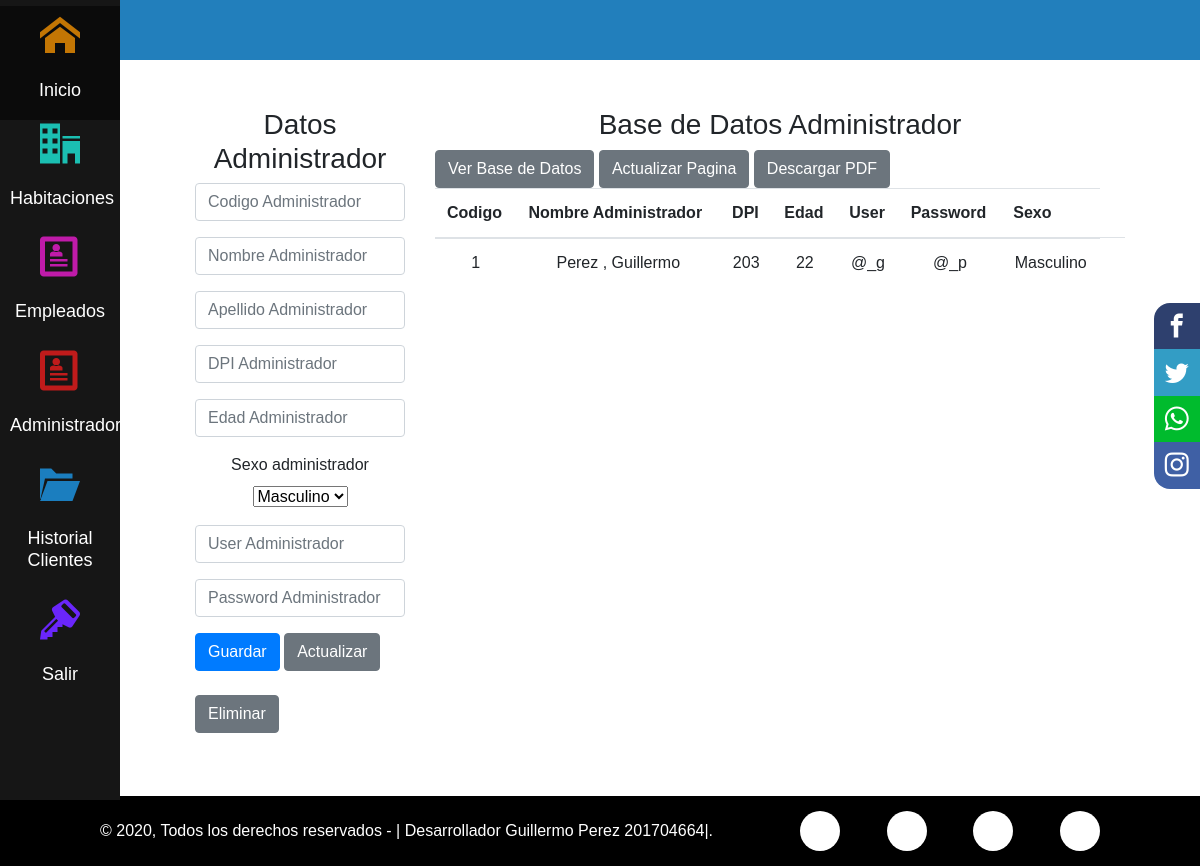
/rol_administrador/datos_admin.php, run on an earlier commit of the app's database.
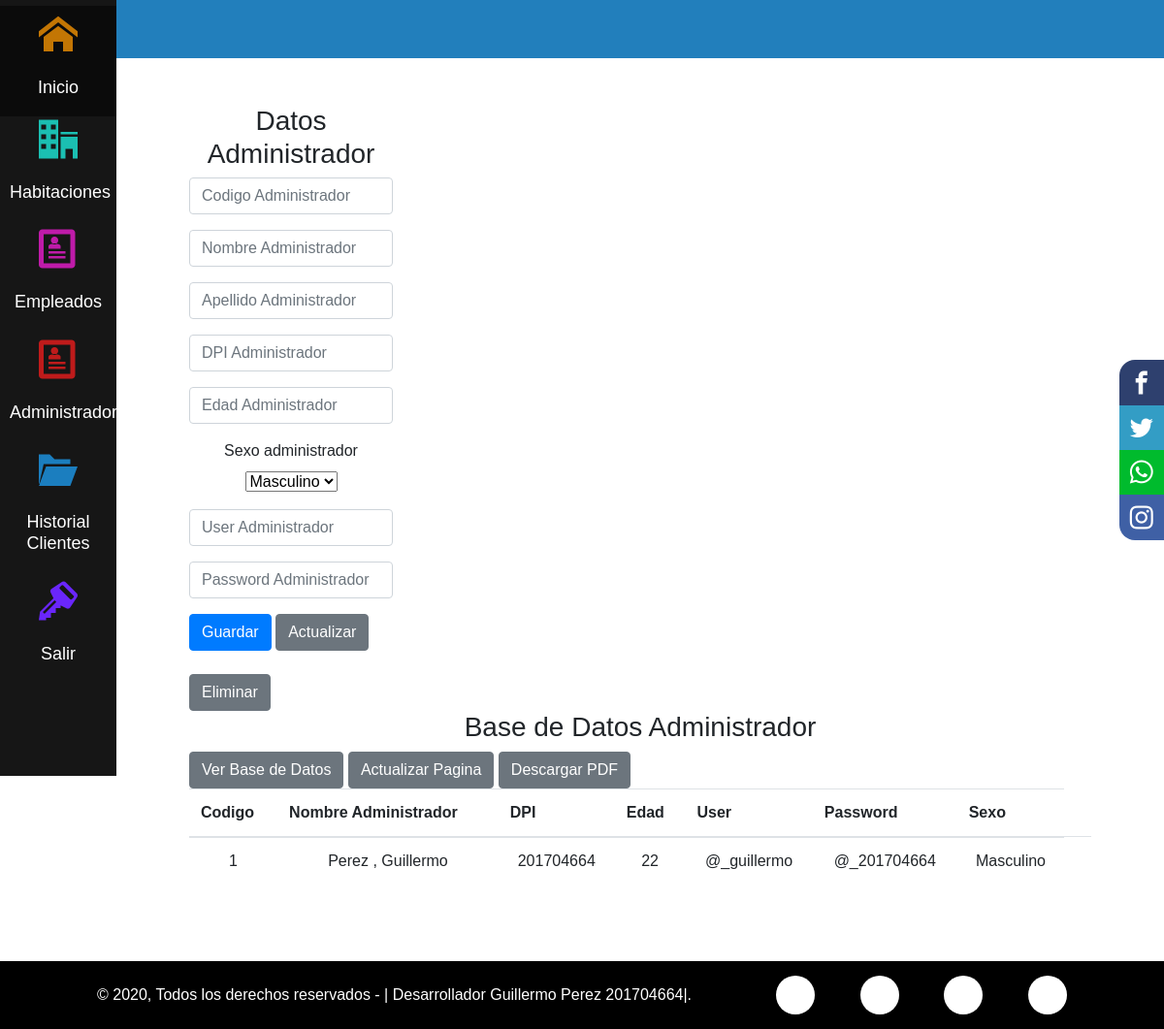
And on a later commit of the database.
### tables this page shows
CREATE TABLE `administrador` (
  `administrador_id` int(11) NOT NULL,
  `nombre_administrador` text NOT NULL,
  `apellido_administrador` text NOT NULL,
  `DPI` int(11) NOT NULL,
  `edad` int(11) NOT NULL,
  `sexo_id` int(11) NOT NULL,
  `user` text NOT NULL,
  `password` text NOT NULL
);

CREATE TABLE `sexo` (
  `sexo_id` int(11) NOT NULL,
  `tipo_sexo` text NOT NULL
);

### rol_administrador/datos_admin.php (the view, shortened to what the changed rows need)
<?php
    include_once("diseno_pagina_administrador.php");
 ?>
<!DOCTYPE html>
<html lang="en">
<head>
    <link rel="stylesheet" href="https://stackpath.bootstrapcdn.com/bootstrap/4.5.2/css/bootstrap.min.css">
</head>
<body>
<div class="content-article">
            <article>
    <br> <br>
    <div class="container">
        <div class="row">
           <div class="col">
                <table class="table">
                    <thead>
                        <tr>
                            <th scope="col">Codigo </th>
                            <th scope="col">Nombre Administrador </th>
                            <th scope="col">DPI</th>
                            <th scope="col">Edad</th>
                            <th scope="col">User</th>
                            <th scope="col">Password</th>
                            <th scope="col">Sexo</th>
                        </tr>
                    </thead>
                    <?php
                    include "daoA/conexion.php";
                    $sql = " SELECT administrador.administrador_id, CONCAT(administrador.apellido_administrador, ', ',administrador.nombre_administrador)AS Nombre_completo_admin,administrador.DPI,administrador.edad, sexo.tipo_sexo,administrador.user, administrador.password
                         From administrador inner join sexo on administrador.sexo_id = sexo.sexo_id     ";
                    $ejecutar = mysqli_query($conexion, $sql);
                    while ($fila = mysqli_fetch_array($ejecutar)){
                    ?>
                    <tbody>
                        <td> <center><?php echo $fila['administrador_id']?> </center></td>
                        <td> <center><?php echo $fila['Nombre_completo_admin']?> </center></td>
                        <td> <center><?php echo $fila['DPI']?> </center></td>
                        <td> <center><?php echo $fila['edad']?> </center></td>
                        <td> <center><?php echo $fila['user']?> </center></td>
                        <td> <center><?php echo $fila['password']?> </center></td>
                        <td> <center><?php echo $fila['tipo_sexo']?> </center></td>
                        <td></td>
                    </tbody>
                    <?php
                    }
                    ?>
                </table>
            </div>
        </div>
    </div>
    </article>
        </div>
</body>
</html>

What changed in the data, as far as the page shows it:
removed administrador: administrador "1", Nombre_completo_admin "Perez , Guillermo", DPI "203", edad "22", user "@_g", password "@_p", sexo.tipo_sexo "Masculino"
added administrador: administrador "1", Nombre_completo_admin "Perez , Guillermo", DPI "201704664", edad "22", user "@_guillermo", password "@_201704664", sexo.tipo_sexo "Masculino"
